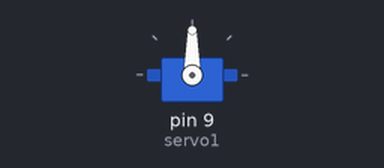
Simulated run of this sketch. Board: Arduino Uno, built with avr-gcc and run on an emulated ATmega328P. Parts: servo.

Above: at 0.05 s.
At 2.0 s:
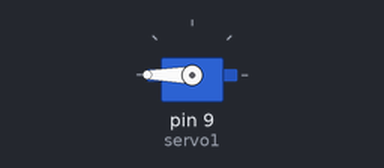
At 3.5 s:
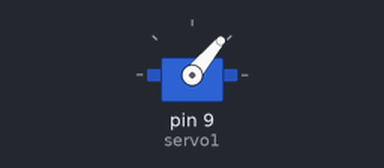
At 5.0 s:
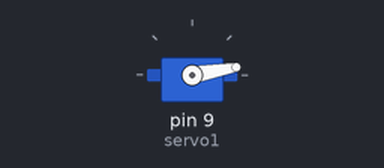
Timing chart, 0 to 6.5 s (numbered marks = the images above):
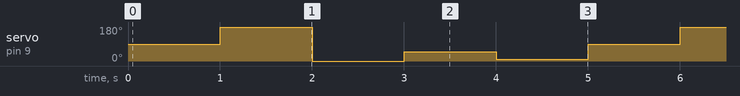

The sketch:

Laatste_opdracht.ino
```cpp
#include <Servo.h>

Servo servo1;


void setup()
{

	servo1.attach(9, 900, 2100); //Verbind het aan 09 van de servo

}


void loop()
{
	int position;


	servo1.write(90);  //laat het gaan naar 90

	delay(1000);       //Dit laat het 1000 ticks wachten voordat de volgende code word gelezen

	servo1.write(180);   //rinse and repeat van de eerdere code

	delay(1000);

	servo1.write(0);

	delay(1000);

	servo1.write(50);

	delay(1000);

	servo1.write(10);

	delay(1000);
}
```

Measured:
- by itself, servo on pin 9 (servo1): repeats every 5.0 s: 0° 1.0 s, 50° 1.0 s, 10° 1.0 s, 90° 1.0 s, 180° 1.0 s
